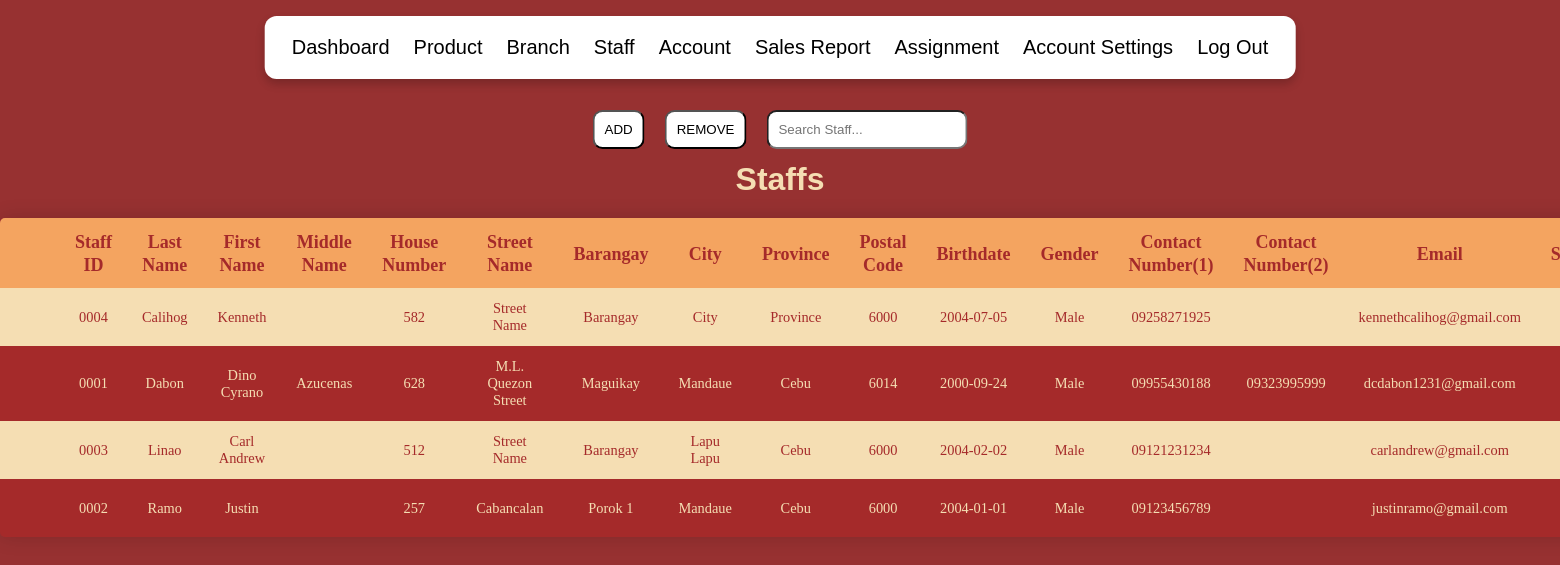
Screenshot of /staff.php?sort=last_name with the database file from the repository.
### tables this page shows
CREATE TABLE `staff` (
  `staff_ID` varchar(20) NOT NULL,
  `last_name` varchar(50) NOT NULL,
  `first_name` varchar(50) NOT NULL,
  `middle_name` varchar(50) DEFAULT NULL,
  `house_number` varchar(20) DEFAULT NULL,
  `street_name` varchar(50) DEFAULT NULL,
  `barangay` varchar(50) DEFAULT NULL,
  `city` varchar(50) DEFAULT NULL,
  `province` varchar(50) DEFAULT NULL,
  `postal_code` varchar(20) DEFAULT NULL,
  `birth_date` date DEFAULT NULL,
  `gender` varchar(50) DEFAULT NULL,
  `contact_1` varchar(20) DEFAULT NULL,
  `contact_2` varchar(20) DEFAULT NULL,
  `email` varchar(50) DEFAULT NULL,
  `SSN` varchar(50) DEFAULT NULL,
  `TIN` varchar(50) DEFAULT NULL,
  `position_title` varchar(50) NOT NULL,
  `start_date` date NOT NULL,
  `salary` decimal(10,2) DEFAULT NULL,
  `status` enum('Active','Inactive') NOT NULL DEFAULT 'Active'
);

### staff.php (the view, shortened to what this page needs)
<!DOCTYPE html>
<html>
    <head>
        <link rel="stylesheet" href="scrollbarstyles.css">
        <link rel="stylesheet" href="styles.css">
    </head>
    <body>
        <div class="functionalitybuttons">
            <button onclick="showAdd()">ADD</button>
            <form method="post">
                <button id="remover" name="removeButton" value="staff">REMOVE</button>
            </form>
            <input onkeyup="filterTable()" id="search" type="text" placeholder="Search Staff...">
        </div>
        <div class="pageheader">
            <h1>Staffs</h1>
        </div>
        <?php
            include "navadmin.php";
        ?>
        <?php
            $conn = mysqli_connect("localhost","root","","mamaflors");
            if ($conn->connect_error) {
                die("ERROR". $conn->connect_error);
            }
            else{
                $sql = "SELECT * FROM staff";
                if(isset($_GET["sort"])){
                    $sql .= " ORDER BY " . $_GET["sort"] . " " . $_SESSION["SORT"];
                }
                $result = $conn->query($sql);
                $row = $result->fetch_all(MYSQLI_ASSOC);
                if(sizeof($row) > 0){
                    echo "
                        <table id='table'>
                            <tr>
                                <th></th>
                                <th></th>
                                <th><a href='?sort=staff_ID'>Staff ID</a></th>
                                <th><a href='?sort=last_name'>Last Name</a></th>
                                <th><a href='?sort=first_name'>First Name</a></th>
                                <th><a href='?sort=middle_name'>Middle Name</a></th>
                                <th><a href='?sort=house_number'>House Number</a></th>
                                <th><a href='?sort=street_name'>Street Name</a></th>
                                <th><a href='?sort=barangay'>Barangay</a></th>
                                <th><a href='?sort=city'>City</a></th>
                                <th><a href='?sort=province'>Province</a></th>
                                <th><a href='?sort=postal_code'>Postal Code</a></th>
                                <th><a href='?sort=birth_date'>Birthdate</a></th>
                                <th><a href='?sort=gender'>Gender</a></th>
                                <th><a href='?sort=contact_1'>Contact Number(1)</a></th>
                                <th><a href='?sort=contact_2'>Contact Number(2)</a></th>
                                <th><a href='?sort=email'>Email</a></th>
                                <th><a href='?sort=SSN'>SSN</a></th>
                                <th><a href='?sort=TIN'>TIN</a></th>
                                <th><a href='?sort=position_title'>Position Title</a></th>
                                <th><a href='?sort=start_date'>Start Date</a></th>
                                <th><a href='?sort=salary'>Salary</a></th>
                                <th><a href='?sort=status'>Status</a></th>
                            </tr>
                        ";
                    for($x = 0; $x < sizeof($row); $x++){
                        echo "
                            <tr>
                                <td>
                                    ";
                        echo "
                                </td>
                                <td>
                                    <form method='get'>
                                        <input type='hidden' value='".($row[$x]['staff_ID'])."' name='removeID'>
                                        <input type='hidden' value='staff' name='tableName'>
                                        <input type='hidden' value='staff_ID' name='columnName'>
                                        <button class='remove-row' id='remove-row$x' name='remove'>Remove</button>
                                    </form>
                                </td>
                                <td>".$row[$x]['staff_ID']."</td>
                                <td>".$row[$x]['last_name']."</td>
                                <td>".$row[$x]['first_name']."</td>
                                <td>".$row[$x]['middle_name']."</td>
                                <td>".$row[$x]['house_number']."</td>
                                <td>".$row[$x]['street_name']."</td>
                                <td>".$row[$x]['barangay']."</td>
                                <td>".$row[$x]['city']."</td>
                                <td>".$row[$x]['province']."</td>
                                <td>".$row[$x]['postal_code']."</td>
                                <td>".$row[$x]['birth_date']."</th>
                                <td>".$row[$x]['gender']."</td>
                                <td>".$row[$x]['contact_1']."</td>
                                <td>".$row[$x]['contact_2']."</td>
                                <td>".$row[$x]['email']."</td>
                                <td>".$row[$x]['SSN']."</td>
                                <td>".$row[$x]['TIN']."</td>
                                <td>".$row[$x]['position_title']."</td>
                                <td>".$row[$x]['start_date']."</td>
                                <td>".$row[$x]['salary']."</td>
                                <td>".$row[$x]['status']."</td>
                            </tr>
                        ";
                    }
                    echo "</table>";
                }
                else{
                    echo "Database is Empty";
                }
            }
        ?>
    </body>
</html>

### styles.css (style rules this page uses)
body { margin: 0; padding: 0; }
table { border-collapse: separate; border-spacing: 0; margin: 25px 0; font-size: 0.9em; border-radius: 5px; overflow: hidden; box-shadow: 0 0 20px rgba(0, 0, 0, 0.15); font-family: "Poppins"; }
table th { padding: 12px 15px; }
table td { padding: 12px 15px; }
table tbody tr { border-bottom: 1px solid #dddddd; }
table th { background-color: #009879; color: white; font-size: 20px; font-weight: bold; }
tr:nth-child(even) { background-color: #f3f3f3; }
table tbody tr:last-of-type { border-bottom: 2px solid #009879; }
table a { color: white; text-decoration: none; font-weight: bold; font-size: 18px }
:root { --darker: #973131; --dark: #E0A75E; --light: #F9D689; --lighter: #F5E7B2; --input-color: #e0dede; --spacer: 1rem; }
body { margin: 0; padding: 0; display: flex; background-color: var(--darker); font-family: 'Jost', sans-serif; height: 100vh; justify-content: center; align-items: center; }

### rows the page displays
staff: staff_ID "0004", last_name "Calihog", first_name "Kenneth", house_number "582", street_name "Street Name", barangay "Barangay", city "City", province "Province", postal_code "6000", birth_date "2004-07-05", gender "Male", contact_1 "09258271925", email "kennethcalihog@gmail.com"
staff: staff_ID "0001", last_name "Dabon", first_name "Dino Cyrano", middle_name "Azucenas", house_number "628", street_name "M.L. Quezon Street", barangay "Maguikay", city "Mandaue", province "Cebu", postal_code "6014", birth_date "2000-09-24", gender "Male", contact_1 "09955430188", contact_2 "09323995999", email "dcdabon1231@gmail.com"
staff: staff_ID "0003", last_name "Linao", first_name "Carl Andrew", house_number "512", street_name "Street Name", barangay "Barangay", city "Lapu Lapu", province "Cebu", postal_code "6000", birth_date "2004-02-02", gender "Male", contact_1 "09121231234", email "carlandrew@gmail.com"
staff: staff_ID "0002", last_name "Ramo", first_name "Justin", house_number "257", street_name "Cabancalan", barangay "Porok 1", city "Mandaue", province "Cebu", postal_code "6000", birth_date "2004-01-01", gender "Male", contact_1 "09123456789", email "justinramo@gmail.com"
